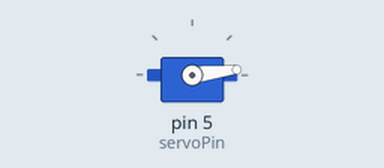
Simulated run of this sketch. Board: Arduino Uno, built with avr-gcc and run on an emulated ATmega328P. Shown: servo.

Above: at 0.05 s.
At 0.85 s:
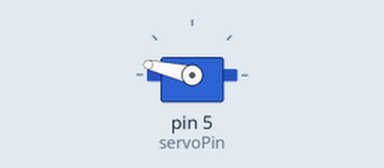
At 1.2 s:
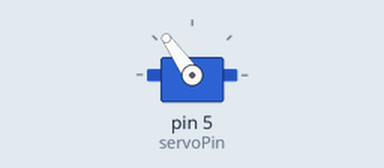
At 1.7 s:
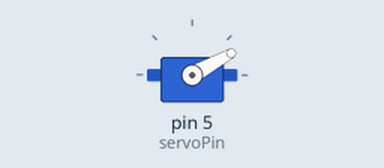
Timing chart, 0 to 4.2 s (numbered marks = the images above):
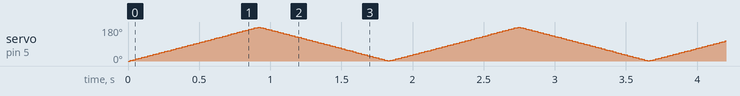

The sketch:

Servo.ino
```cpp
#include <Servo.h>

Servo servo;
int servoPin = 5;

void setup() {
  servo.attach(servoPin);
}

void loop() {

  for(int angle=0; angle<180; angle++)
  {
    servo.write(angle);
    delay(5);
  }
  for(int angle=180; angle>0; angle--)
  {
    servo.write(angle);
    delay(5);
  }

}
```
